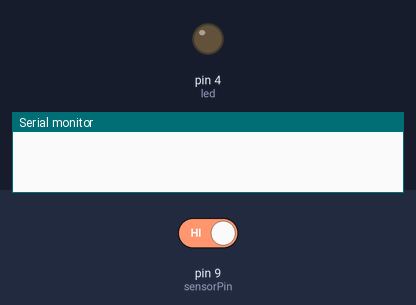
Bench run of a sketch on a simulated Arduino Uno, built with avr-gcc and run on an emulated ATmega328P. On the bench: output pins drawn as LEDs (lit = HIGH), the last lines printed to the serial monitor. Dashed ring = blinking. The inputs (shaded band) are chosen by the test bench; at power-on: pin 9 (sensorPin) HIGH.

Above: at 2.8 s.
2.9 s: pin 9 (sensorPin) driven LOW
At 3.05 s:
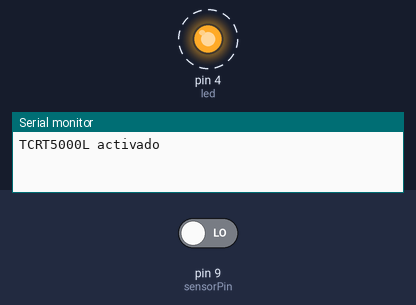
7.0 s: pin 9 (sensorPin) driven HIGH
At 7.9 s:
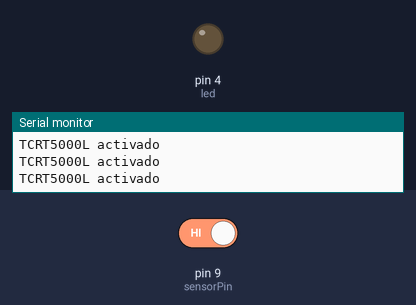
Timing chart, 0 to 10.0 s (numbered marks = the images above; inputs shaded):
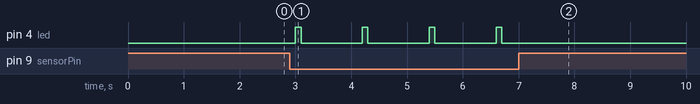

The sketch:

ejercico_4.ino
```cpp
const int sensorPin = 9;
int led = 4;
int velocidad =100 ; //en milisegundos

void setup() {
  Serial.begin(9600);   //iniciar puerto serie
  pinMode(sensorPin, INPUT);  //definir pin como entrada
  pinMode(led,OUTPUT) ;
}

void loop(){
  int value = 0;
  value = digitalRead(sensorPin );  //lectura digital de pin

  if (value == LOW) {
      Serial.println("TCRT5000L activado");  //zona oscura
      digitalWrite(led,HIGH);
      delay(velocidad);
      digitalWrite(led,LOW);
      delay(velocidad);

  }
  delay(1000);
}
```

Measured:
- after the input at 2.9 s, pin 4 (led): alternates HIGH for 0.10 s and LOW for 1.1 s, starting after 0.10 s
- after the input at 7.0 s, pin 4 (led): stops changing and stays LOW
